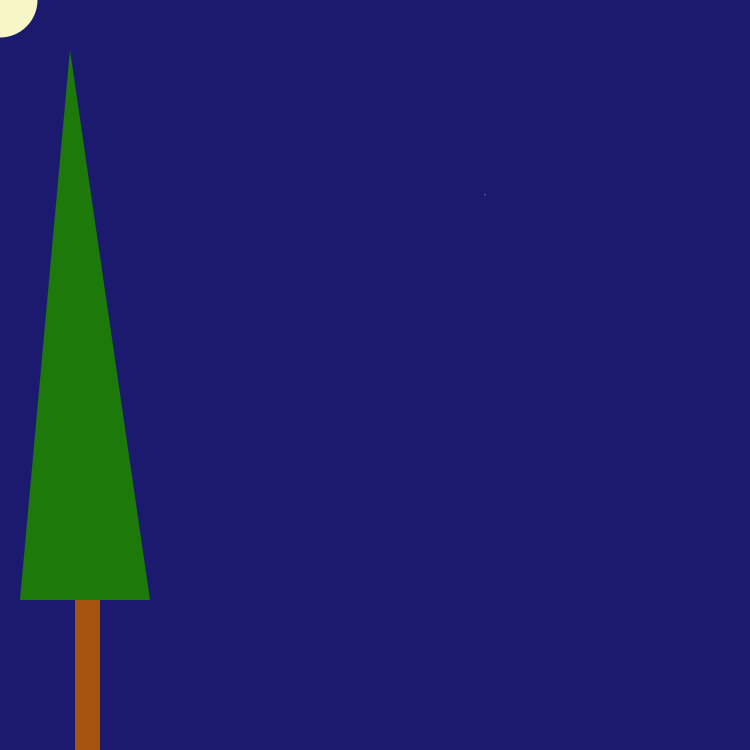
Frame 1 (no input)
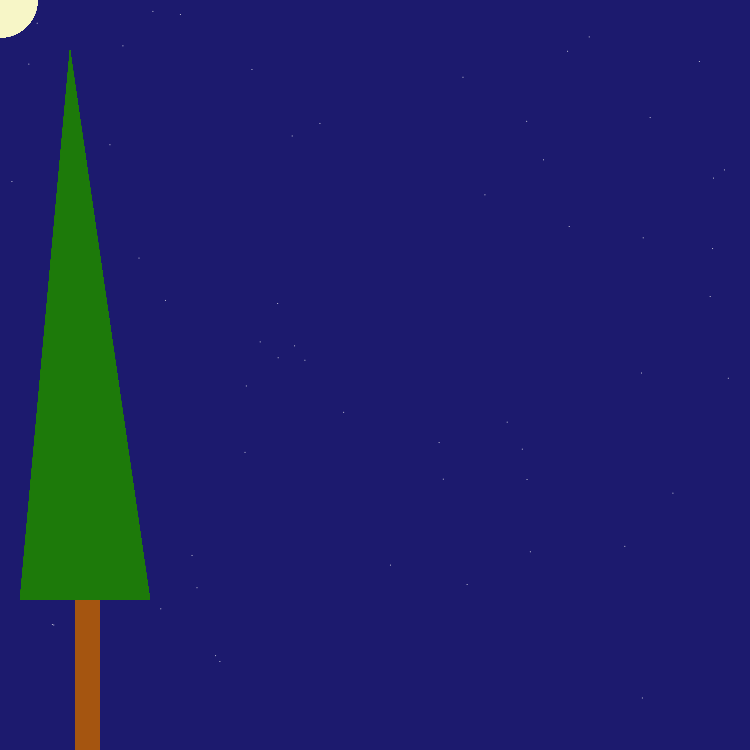
Frame 60 (the mouse pressed at the canvas centre just before this capture)
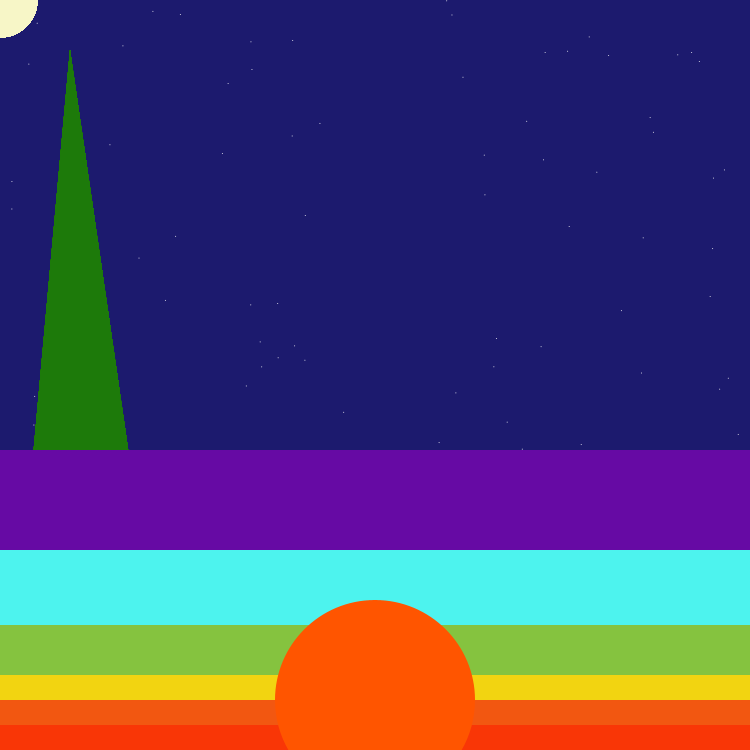
Frame 120 (the mouse held since frame 60 and released just before this capture)

The Processing sketch that drew these frames (run headless with seeded random() and noise(); from frame 60 on, the mouse is pressed at the canvas centre):

// Processing sketch: processing_158868
// ── processing_158868.pde

int counter;

void setup() {  //setup function called initially, only once
  size(750, 750);
  background(28, 26, 110);  //set background white
  counter = 0;


}

void draw() {  //draw function loops 
  counter++;
  noStroke();
  fill (165, 85, 16);
  rect (75, 500, 25, 275);
  fill(255);
  ellipse (random (750), random (750), 1, 1);
  fill (247, 246, 199);
  ellipse (0, 0, 75, 75);
  fill (29, 122, 10);
  triangle (150, width-150, 70, 50, 20, width-150);
  if (mousePressed == true) {
  fill (249, 54, 6);
  rect (0, 725, 750, 25);
  fill (242, 87, 17);
  rect (0, 700, 750, 25);
  fill (242, 212, 17);
  rect (0, 675, 750, 25);
  fill (133, 195, 63);
  rect (0, 625, 750, 50);
  fill (77, 243, 238);
  rect (0, 550, 750, 75);
  fill (102, 10, 164);
  rect (0, 450, 750, 100);
  fill (255, 85, 0);
  ellipse (width/2, height-50, 200, 200);
  }
else {
}


}
